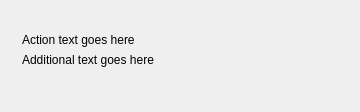
<?xml version="1.0" encoding="UTF-8"?>
<ui version="4.0">
 <class>ProgressDlg</class>
 <widget class="QDialog" name="ProgressDlg">
  <property name="geometry">
   <rect>
    <x>0</x>
    <y>0</y>
    <width>360</width>
    <height>112</height>
   </rect>
  </property>
  <property name="sizePolicy">
   <sizepolicy hsizetype="Expanding" vsizetype="Preferred">
    <horstretch>0</horstretch>
    <verstretch>0</verstretch>
   </sizepolicy>
  </property>
  <property name="windowTitle">
   <string>Sub-presentations</string>
  </property>
  <layout class="QVBoxLayout" name="verticalLayout_2">
   <property name="leftMargin">
    <number>0</number>
   </property>
   <property name="topMargin">
    <number>0</number>
   </property>
   <property name="rightMargin">
    <number>0</number>
   </property>
   <property name="bottomMargin">
    <number>0</number>
   </property>
   <item>
    <widget class="QWidget" name="backgroundWidget" native="true">
     <property name="sizePolicy">
      <sizepolicy hsizetype="Expanding" vsizetype="Preferred">
       <horstretch>0</horstretch>
       <verstretch>0</verstretch>
      </sizepolicy>
     </property>
     <layout class="QHBoxLayout" name="horizontalLayout">
      <item>
       <widget class="QLabel" name="progressIcon">
        <property name="sizePolicy">
         <sizepolicy hsizetype="Fixed" vsizetype="Preferred">
          <horstretch>0</horstretch>
          <verstretch>0</verstretch>
         </sizepolicy>
        </property>
        <property name="text">
         <string/>
        </property>
        <property name="pixmap">
         <pixmap resource="../../images.qrc">:/images/anim_progress.png</pixmap>
        </property>
        <property name="alignment">
         <set>Qt::AlignJustify|Qt::AlignVCenter</set>
        </property>
       </widget>
      </item>
      <item>
       <layout class="QVBoxLayout" name="verticalLayout">
        <item>
         <spacer name="verticalSpacer">
          <property name="orientation">
           <enum>Qt::Vertical</enum>
          </property>
          <property name="sizeType">
           <enum>QSizePolicy::Fixed</enum>
          </property>
          <property name="sizeHint" stdset="0">
           <size>
            <width>20</width>
            <height>24</height>
           </size>
          </property>
         </spacer>
        </item>
        <item>
         <widget class="QLabel" name="progressActionText">
          <property name="sizePolicy">
           <sizepolicy hsizetype="Expanding" vsizetype="Preferred">
            <horstretch>0</horstretch>
            <verstretch>0</verstretch>
           </sizepolicy>
          </property>
          <property name="text">
           <string>Action text goes here</string>
          </property>
         </widget>
        </item>
        <item>
         <widget class="QLabel" name="progressAdditionalText">
          <property name="sizePolicy">
           <sizepolicy hsizetype="Expanding" vsizetype="Preferred">
            <horstretch>0</horstretch>
            <verstretch>0</verstretch>
           </sizepolicy>
          </property>
          <property name="text">
           <string>Additional text goes here</string>
          </property>
         </widget>
        </item>
        <item>
         <spacer name="verticalSpacer_2">
          <property name="orientation">
           <enum>Qt::Vertical</enum>
          </property>
          <property name="sizeHint" stdset="0">
           <size>
            <width>20</width>
            <height>30</height>
           </size>
          </property>
         </spacer>
        </item>
       </layout>
      </item>
     </layout>
    </widget>
   </item>
  </layout>
 </widget>
 <resources>
  <include location="../../images.qrc"/>
 </resources>
 <connections/>
</ui>
